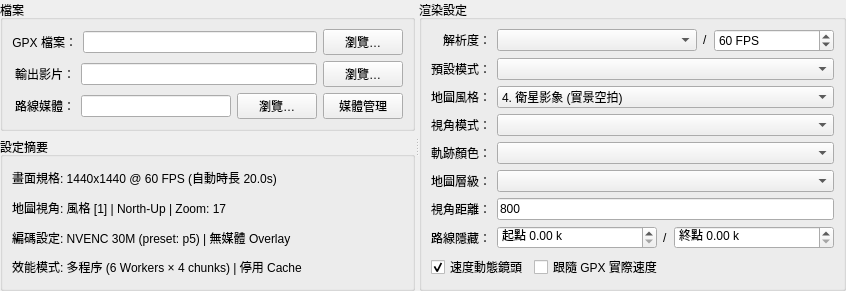
         <widget class="QSplitter" name="splitter_2">
          <property name="orientation">
           <enum>Qt::Orientation::Horizontal</enum>
          </property>
          <widget class="QWidget" name="layoutWidget">
           <layout class="QVBoxLayout" name="verticalLayout_27">
            <item>
             <widget class="QGroupBox" name="groupBox_files">
              <property name="sizePolicy">
               <sizepolicy hsizetype="Preferred" vsizetype="Preferred">
                <horstretch>0</horstretch>
                <verstretch>0</verstretch>
               </sizepolicy>
              </property>
              <property name="minimumSize">
               <size>
                <width>0</width>
                <height>0</height>
               </size>
              </property>
              <property name="title">
               <string>檔案</string>
              </property>
              <layout class="QVBoxLayout" name="verticalLayout_22">
               <item>
                <layout class="QHBoxLayout" name="horizontalLayout_17">
                 <item>
                  <widget class="QLabel" name="lbl_gpx">
                   <property name="sizePolicy">
                    <sizepolicy hsizetype="Preferred" vsizetype="Preferred">
                     <horstretch>0</horstretch>
                     <verstretch>0</verstretch>
                    </sizepolicy>
                   </property>
                   <property name="minimumSize">
                    <size>
                     <width>63</width>
                     <height>0</height>
                    </size>
                   </property>
                   <property name="text">
                    <string>GPX 檔案：</string>
                   </property>
                   <property name="alignment">
                    <set>Qt::AlignmentFlag::AlignRight|Qt::AlignmentFlag::AlignTrailing|Qt::AlignmentFlag::AlignVCenter</set>
                   </property>
                  </widget>
                 </item>
                 <item>
                  <widget class="QLineEdit" name="lineEdit_gpx">
                   <property name="sizePolicy">
                    <sizepolicy hsizetype="Expanding" vsizetype="Fixed">
                     <horstretch>0</horstretch>
                     <verstretch>0</verstretch>
                    </sizepolicy>
                   </property>
                   <property name="minimumSize">
                    <size>
                     <width>150</width>
                     <height>0</height>
                    </size>
                   </property>
                   <property name="toolTip">
                    <string>選擇欲渲染的 GPX 軌跡路徑檔案 (.gpx)</string>
                   </property>
                  </widget>
                 </item>
                 <item>
                  <widget class="QPushButton" name="btn_browse_gpx">
                   <property name="sizePolicy">
                    <sizepolicy hsizetype="Preferred" vsizetype="Fixed">
                     <horstretch>0</horstretch>
                     <verstretch>0</verstretch>
                    </sizepolicy>
                   </property>
                   <property name="text">
                    <string>瀏覽…</string>
                   </property>
                  </widget>
                 </item>
                </layout>
               </item>
               <item>
                <layout class="QHBoxLayout" name="horizontalLayout_18">
                 <item>
                  <widget class="QLabel" name="lbl_output">
                   <property name="sizePolicy">
                    <sizepolicy hsizetype="Preferred" vsizetype="Preferred">
                     <horstretch>0</horstretch>
                     <verstretch>0</verstretch>
                    </sizepolicy>
                   </property>
                   <property name="minimumSize">
                    <size>
                     <width>63</width>
                     <height>0</height>
                    </size>
                   </property>
                   <property name="text">
                    <string>輸出影片：</string>
                   </property>
                   <property name="alignment">
                    <set>Qt::AlignmentFlag::AlignRight|Qt::AlignmentFlag::AlignTrailing|Qt::AlignmentFlag::AlignVCenter</set>
                   </property>
                  </widget>
                 </item>
                 <item>
                  <widget class="QLineEdit" name="lineEdit_output">
                   <property name="sizePolicy">
                    <sizepolicy hsizetype="Expanding" vsizetype="Fixed">
                     <horstretch>0</horstretch>
                     <verstretch>0</verstretch>
                    </sizepolicy>
                   </property>
                   <property name="minimumSize">
                    <size>
                     <width>150</width>
                     <height>0</height>
                    </size>
                   </property>
                   <property name="toolTip">
                    <string>指定輸出的 MP4 影片檔名與資料夾路徑</string>
                   </property>
                  </widget>
                 </item>
                 <item>
                  <widget class="QPushButton" name="btn_browse_output">
                   <property name="sizePolicy">
                    <sizepolicy hsizetype="Preferred" vsizetype="Fixed">
                     <horstretch>0</horstretch>
                     <verstretch>0</verstretch>
                    </sizepolicy>
                   </property>
                   <property name="text">
                    <string>瀏覽…</string>
                   </property>
                  </widget>
                 </item>
                </layout>
               </item>
               <item>
                <layout class="QHBoxLayout" name="horizontalLayout_21">
                 <item>
                  <widget class="QLabel" name="lbl_media">
                   <property name="sizePolicy">
                    <sizepolicy hsizetype="Preferred" vsizetype="Preferred">
                     <horstretch>0</horstretch>
                     <verstretch>0</verstretch>
                    </sizepolicy>
                   </property>
                   <property name="minimumSize">
                    <size>
                     <width>63</width>
                     <height>0</height>
                    </size>
                   </property>
                   <property name="toolTip">
                    <string>用途：選擇包含照片或影片的資料夾或檔案。程式會自動讀取 EXIF 時間與 GPS 座標點插入時間軸。</string>
                   </property>
                   <property name="text">
                    <string>路線媒體：</string>
                   </property>
                   <property name="alignment">
                    <set>Qt::AlignmentFlag::AlignRight|Qt::AlignmentFlag::AlignTrailing|Qt::AlignmentFlag::AlignVCenter</set>
                   </property>
                  </widget>
                 </item>
                 <item>
                  <widget class="QLineEdit" name="lineEdit_media">
                   <property name="sizePolicy">
                    <sizepolicy hsizetype="Expanding" vsizetype="Fixed">
                     <horstretch>0</horstretch>
                     <verstretch>0</verstretch>
                    </sizepolicy>
                   </property>
                   <property name="minimumSize">
                    <size>
                     <width>150</width>
                     <height>0</height>
                    </size>
                   </property>
                   <property name="toolTip">
                    <string>用途：選擇包含照片或影片的資料夾或檔案。程式會自動讀取 EXIF 時間與 GPS 座標點插入時間軸。</string>
                   </property>
                  </widget>
                 </item>
                 <item>
                  <layout class="QHBoxLayout" name="horizontalLayout_media">
                   <item>
                    <widget class="QPushButton" name="btn_browse_media">
                     <property name="sizePolicy">
                      <sizepolicy hsizetype="Preferred" vsizetype="Fixed">
                       <horstretch>0</horstretch>
                       <verstretch>0</verstretch>
                      </sizepolicy>
                     </property>
                     <property name="text">
                      <string>瀏覽…</string>
                     </property>
                    </widget>
                   </item>
                   <item>
                    <widget class="QPushButton" name="btn_media_dialog">
                     <property name="sizePolicy">
                      <sizepolicy hsizetype="Preferred" vsizetype="Fixed">
                       <horstretch>0</horstretch>
                       <verstretch>0</verstretch>
                      </sizepolicy>
                     </property>
                     <property name="text">
                      <string>媒體管理</string>
                     </property>
                    </widget>
                   </item>
                  </layout>
                 </item>
                </layout>
               </item>
              </layout>
             </widget>
            </item>
            <item>
             <widget class="QGroupBox" name="groupBox_summary">
              <property name="sizePolicy">
               <sizepolicy hsizetype="Preferred" vsizetype="Expanding">
                <horstretch>0</horstretch>
                <verstretch>0</verstretch>
               </sizepolicy>
              </property>
              <property name="title">
               <string>設定摘要</string>
              </property>
              <layout class="QVBoxLayout" name="verticalLayout_18">
               <item>
                <layout class="QVBoxLayout" name="verticalLayout_17">
                 <item>
                  <widget class="QLabel" name="label_cfg_res">
                   <property name="text">
                    <string>畫面規格: 1440x1440 @ 60 FPS (自動時長 20.0s)</string>
                   </property>
                  </widget>
                 </item>
                 <item>
                  <widget class="QLabel" name="label_cfg_map">
                   <property name="text">
                    <string>地圖視角: 風格 [1] | North-Up | Zoom: 17</string>
                   </property>
                  </widget>
                 </item>
                 <item>
                  <widget class="QLabel" name="label_cfg_enc">
                   <property name="text">
                    <string>編碼設定: NVENC 30M (preset: p5) | 無媒體 Overlay</string>
                   </property>
                  </widget>
                 </item>
                 <item>
                  <widget class="QLabel" name="label_cfg_perf">
                   <property name="text">
                    <string>效能模式: 多程序 (6 Workers × 4 chunks) | 停用 Cache</string>
                   </property>
                  </widget>
                 </item>
                </layout>
               </item>
              </layout>
             </widget>
            </item>
           </layout>
          </widget>
          <widget class="QGroupBox" name="groupBox_settings_2">
           <property name="sizePolicy">
            <sizepolicy hsizetype="Preferred" vsizetype="Preferred">
             <horstretch>0</horstretch>
             <verstretch>0</verstretch>
            </sizepolicy>
           </property>
           <property name="minimumSize">
            <size>
             <width>0</width>
             <height>0</height>
            </size>
           </property>
           <property name="maximumSize">
            <size>
             <width>16777215</width>
             <height>16777215</height>
            </size>
           </property>
           <property name="title">
            <string>渲染設定</string>
           </property>
           <layout class="QVBoxLayout" name="verticalLayout_4">
            <item>
             <layout class="QHBoxLayout" name="horizontalLayout_2">
              <item>
               <widget class="QLabel" name="lbl_resolution_2">
                <property name="sizePolicy">
                 <sizepolicy hsizetype="Preferred" vsizetype="Fixed">
                  <horstretch>0</horstretch>
                  <verstretch>0</verstretch>
                 </sizepolicy>
                </property>
                <property name="minimumSize">
                 <size>
                  <width>60</width>
                  <height>0</height>
                 </size>
                </property>
                <property name="toolTip">
                 <string>用途：選擇輸出影片的解析度尺寸與畫面比例（9:16, 16:9, 1:1 等）。</string>
                </property>
                <property name="text">
                 <string>解析度：</string>
                </property>
                <property name="alignment">
                 <set>Qt::AlignmentFlag::AlignRight|Qt::AlignmentFlag::AlignTrailing|Qt::AlignmentFlag::AlignVCenter</set>
                </property>
               </widget>
              </item>
              <item>
               <widget class="QComboBox" name="combo_resolution_2">
                <property name="sizePolicy">
                 <sizepolicy hsizetype="Expanding" vsizetype="Fixed">
                  <horstretch>0</horstretch>
                  <verstretch>0</verstretch>
                 </sizepolicy>
                </property>
                <property name="minimumSize">
                 <size>
                  <width>200</width>
                  <height>0</height>
                 </size>
                </property>
                <property name="toolTip">
                 <string>用途：選擇輸出影片的解析度尺寸與畫面比例（9:16, 16:9, 1:1 等）。</string>
                </property>
               </widget>
              </item>
              <item>
               <widget class="QLabel" name="label">
                <property name="sizePolicy">
                 <sizepolicy hsizetype="Fixed" vsizetype="Fixed">
                  <horstretch>0</horstretch>
                  <verstretch>0</verstretch>
                 </sizepolicy>
                </property>
                <property name="text">
                 <string>/</string>
                </property>
               </widget>
              </item>
              <item>
               <widget class="QSpinBox" name="spin_fps">
                <property name="sizePolicy">
                 <sizepolicy hsizetype="Preferred" vsizetype="Fixed">
                  <horstretch>0</horstretch>
                  <verstretch>0</verstretch>
                 </sizepolicy>
                </property>
                <property name="minimumSize">
                 <size>
                  <width>120</width>
                  <height>0</height>
                 </size>
                </property>
                <property name="maximumSize">
                 <size>
                  <width>16777215</width>
                  <height>16777215</height>
                 </size>
                </property>
                <property name="toolTip">
                 <string>用途：設定輸出影片每秒包含多少幀（預設 60 FPS）。</string>
                </property>
                <property name="suffix">
                 <string> FPS</string>
                </property>
                <property name="value">
                 <number>60</number>
                </property>
               </widget>
              </item>
             </layout>
            </item>
            <item>
             <layout class="QHBoxLayout" name="horizontalLayout_9">
              <item>
               <widget class="QLabel" name="lbl_profile_2">
                <property name="minimumSize">
                 <size>
                  <width>60</width>
                  <height>0</height>
                 </size>
                </property>
                <property name="toolTip">
                 <string>用途：一次套用一組解析度、Local Zoom、bitrate、NVENC preset、Workers 與 Chunks/Worker。</string>
                </property>
                <property name="text">
                 <string>預設模式：</string>
                </property>
                <property name="alignment">
                 <set>Qt::AlignmentFlag::AlignRight|Qt::AlignmentFlag::AlignTrailing|Qt::AlignmentFlag::AlignVCenter</set>
                </property>
               </widget>
              </item>
              <item>
               <widget class="QComboBox" name="combo_profile_2">
                <property name="sizePolicy">
                 <sizepolicy hsizetype="Expanding" vsizetype="Fixed">
                  <horstretch>0</horstretch>
                  <verstretch>0</verstretch>
                 </sizepolicy>
                </property>
                <property name="minimumSize">
                 <size>
                  <width>180</width>
                  <height>0</height>
                 </size>
                </property>
                <property name="toolTip">
                 <string>用途：一次套用一組解析度、Local Zoom、bitrate、NVENC preset、Workers 與 Chunks/Worker。</string>
                </property>
               </widget>
              </item>
             </layout>
            </item>
            <item>
             <layout class="QHBoxLayout" name="horizontalLayout_11">
              <item>
               <widget class="QLabel" name="lbl_map_style_2">
                <property name="minimumSize">
                 <size>
                  <width>60</width>
                  <height>0</height>
                 </size>
                </property>
                <property name="toolTip">
                 <string>用途：決定影片主畫面與結尾 overview 使用的底圖樣式。
建議：深色路線可用 DarkMatter，道路細節可用 Voyager，衛星圖資訊量最高。</string>
                </property>
                <property name="text">
                 <string>地圖風格：</string>
                </property>
                <property name="alignment">
                 <set>Qt::AlignmentFlag::AlignRight|Qt::AlignmentFlag::AlignTrailing|Qt::AlignmentFlag::AlignVCenter</set>
                </property>
               </widget>
              </item>
              <item>
               <widget class="QComboBox" name="combo_map_style_2">
                <property name="sizePolicy">
                 <sizepolicy hsizetype="Expanding" vsizetype="Fixed">
                  <horstretch>0</horstretch>
                  <verstretch>0</verstretch>
                 </sizepolicy>
                </property>
                <property name="minimumSize">
                 <size>
                  <width>180</width>
                  <height>0</height>
                 </size>
                </property>
                <property name="toolTip">
                 <string>用途：決定影片主畫面與結尾 overview 使用的底圖樣式。
建議：深色路線可用 DarkMatter，道路細節可用 Voyager，衛星圖資訊量最高。</string>
                </property>
                <item>
                 <property name="text">
                  <string>4. 衛星影象 (實景空拍)</string>
                 </property>
                </item>
               </widget>
              </item>
             </layout>
            </item>
            <item>
             <layout class="QHBoxLayout" name="horizontalLayout_10">
              <item>
               <widget class="QLabel" name="lbl_camera_mode_2">
                <property name="minimumSize">
                 <size>
                  <width>60</width>
                  <height>0</height>
                 </size>
                </property>
                <property name="toolTip">
                 <string>用途：決定路線動畫的鏡頭視角朝向與 3D 地形透視。
• 正北朝上 (North-Up)
• 跟隨行進方向 (Heading-Up)
• 3D 真地形 (3D-Terrain)</string>
                </property>
                <property name="text">
                 <string>視角模式：</string>
                </property>
                <property name="alignment">
                 <set>Qt::AlignmentFlag::AlignRight|Qt::AlignmentFlag::AlignTrailing|Qt::AlignmentFlag::AlignVCenter</set>
                </property>
               </widget>
              </item>
              <item>
               <widget class="QComboBox" name="combo_camera_mode_2">
                <property name="sizePolicy">
                 <sizepolicy hsizetype="Expanding" vsizetype="Fixed">
                  <horstretch>0</horstretch>
                  <verstretch>0</verstretch>
                 </sizepolicy>
                </property>
                <property name="minimumSize">
                 <size>
                  <width>180</width>
                  <height>0</height>
                 </size>
                </property>
                <property name="toolTip">
                 <string>用途：決定路線動畫的鏡頭視角朝向與 3D 地形透視。
• 正北朝上 (North-Up)
• 跟隨行進方向 (Heading-Up)
• 3D 真地形 (3D-Terrain)</string>
                </property>
               </widget>
              </item>
             </layout>
            </item>
            <item>
             <layout class="QVBoxLayout" name="verticalLayout_23">
              <item>
               <layout class="QHBoxLayout" name="horizontalLayout_8">
                <item>
                 <widget class="QLabel" name="lbl_track_color_2">
                  <property name="minimumSize">
                   <size>
                    <width>60</width>
                    <height>0</height>
                   </size>
                  </property>
                  <property name="toolTip">
                   <string>用途：控制主畫面軌跡線條與升降彩帶的配色風格。
• 海拔動態漸層
• 亮綠、黃、紅單色
• 騎乘速度漸層</string>
                  </property>
                  <property name="text">
                   <string>軌跡顏色：</string>
                  </property>
                  <property name="alignment">
                   <set>Qt::AlignmentFlag::AlignRight|Qt::AlignmentFlag::AlignTrailing|Qt::AlignmentFlag::AlignVCenter</set>
                  </property>
                 </widget>
                </item>
                <item>
                 <widget class="QComboBox" name="combo_track_color_2">
                  <property name="sizePolicy">
                   <sizepolicy hsizetype="Expanding" vsizetype="Fixed">
                    <horstretch>0</horstretch>
                    <verstretch>0</verstretch>
                   </sizepolicy>
                  </property>
                  <property name="minimumSize">
                   <size>
                    <width>110</width>
                    <height>0</height>
                   </size>
                  </property>
                  <property name="toolTip">
                   <string>用途：控制主畫面軌跡線條與升降彩帶的配色風格。
• 海拔動態漸層
• 亮綠、黃、紅單色
• 騎乘速度漸層</string>
                  </property>
                 </widget>
                </item>
               </layout>
              </item>
              <item>
               <layout class="QHBoxLayout" name="horizontalLayout_14">
                <item>
                 <widget class="QLabel" name="lbl_local_zoom">
                  <property name="minimumSize">
                   <size>
                    <width>60</width>
                    <height>0</height>
                   </size>
                  </property>
                  <property name="toolTip">
                   <string>用途：決定主動畫局部底圖下載的地圖縮放層級（預設 17 或 auto）。</string>
                  </property>
                  <property name="text">
                   <string>地圖層級：</string>
                  </property>
                  <property name="alignment">
                   <set>Qt::AlignmentFlag::AlignRight|Qt::AlignmentFlag::AlignTrailing|Qt::AlignmentFlag::AlignVCenter</set>
                  </property>
                 </widget>
                </item>
                <item>
                 <widget class="QComboBox" name="combo_local_zoom">
                  <property name="sizePolicy">
                   <sizepolicy hsizetype="Expanding" vsizetype="Fixed">
                    <horstretch>0</horstretch>
                    <verstretch>0</verstretch>
                   </sizepolicy>
                  </property>
                  <property name="minimumSize">
                   <size>
                    <width>110</width>
                    <height>0</height>
                   </size>
                  </property>
                  <property name="maximumSize">
                   <size>
                    <width>16777215</width>
                    <height>16777215</height>
                   </size>
                  </property>
                  <property name="toolTip">
                   <string>用途：決定主動畫局部底圖下載的地圖縮放層級（預設 17 或 auto）。</string>
                  </property>
                 </widget>
                </item>
               </layout>
              </item>
              <item>
               <layout class="QHBoxLayout" name="horizontalLayout_13">
                <item>
                 <widget class="QLabel" name="lbl_view_margin">
                  <property name="minimumSize">
                   <size>
                    <width>60</width>
                    <height>0</height>
                   </size>
                  </property>
                  <property name="toolTip">
                   <string>用途：控制主動畫鏡頭在摩托車位置周圍一次看多大的實際地理範圍（公尺，預設800）。</string>
                  </property>
                  <property name="text">
                   <string>視角距離：</string>
                  </property>
                  <property name="alignment">
                   <set>Qt::AlignmentFlag::AlignRight|Qt::AlignmentFlag::AlignTrailing|Qt::AlignmentFlag::AlignVCenter</set>
                  </property>
                 </widget>
                </item>
                <item>
                 <widget class="QLineEdit" name="lineEdit_view_margin">
                  <property name="sizePolicy">
                   <sizepolicy hsizetype="Expanding" vsizetype="Fixed">
                    <horstretch>0</horstretch>
                    <verstretch>0</verstretch>
                   </sizepolicy>
                  </property>
                  <property name="minimumSize">
                   <size>
                    <width>0</width>
                    <height>0</height>
                   </size>
                  </property>
                  <property name="maximumSize">
                   <size>
                    <width>16777215</width>
                    <height>16777215</height>
                   </size>
                  </property>
                  <property name="toolTip">
                   <string>用途：控制主動畫鏡頭在摩托車位置周圍一次看多大的實際地理範圍（公尺，預設 800）。</string>
                  </property>
                  <property name="text">
                   <string>800</string>
                  </property>
                 </widget>
                </item>
               </layout>
              </item>
             </layout>
            </item>
            <item>
             <layout class="QHBoxLayout" name="horizontalLayout_5">
              <item>
               <widget class="QLabel" name="lbl_hide_privacy">
                <property name="minimumSize">
                 <size>
                  <width>60</width>
                  <height>0</height>
                 </size>
                </property>
                <property name="toolTip">
                 <string>用途：控制主動畫前段隱藏的 GPX 軌跡距離 (0~50 km)，保護起點隱私。</string>
                </property>
                <property name="text">
                 <string>路線隱藏：</string>
                </property>
                <property name="alignment">
                 <set>Qt::AlignmentFlag::AlignRight|Qt::AlignmentFlag::AlignTrailing|Qt::AlignmentFlag::AlignVCenter</set>
                </property>
               </widget>
              </item>
              <item>
               <layout class="QHBoxLayout" name="horizontalLayout_3">
                <item>
                 <widget class="QDoubleSpinBox" name="spin_hide_start">
                  <property name="sizePolicy">
                   <sizepolicy hsizetype="Expanding" vsizetype="Fixed">
                    <horstretch>0</horstretch>
                    <verstretch>0</verstretch>
                   </sizepolicy>
                  </property>
                  <property name="minimumSize">
                   <size>
                    <width>0</width>
                    <height>0</height>
                   </size>
                  </property>
                  <property name="prefix">
                   <string>起點 </string>
                  </property>
                  <property name="suffix">
                   <string> k</string>
                  </property>
                  <property name="decimals">
                   <number>2</number>
                  </property>
                  <property name="singleStep">
                   <double>0.000000000000000</double>
                  </property>
                 </widget>
                </item>
               </layout>
              </item>
              <item>
               <widget class="QLabel" name="lbl_hide_end_3">
                <property name="sizePolicy">
                 <sizepolicy hsizetype="Fixed" vsizetype="Preferred">
                  <horstretch>0</horstretch>
                  <verstretch>0</verstretch>
                 </sizepolicy>
                </property>
                <property name="text">
                 <string>/</string>
                </property>
                <property name="alignment">
                 <set>Qt::AlignmentFlag::AlignLeading|Qt::AlignmentFlag::AlignLeft|Qt::AlignmentFlag::AlignVCenter</set>
                </property>
               </widget>
              </item>
              <item>
               <layout class="QHBoxLayout" name="horizontalLayout_4">
                <item>
                 <widget class="QDoubleSpinBox" name="spin_hide_end">
                  <property name="sizePolicy">
                   <sizepolicy hsizetype="Expanding" vsizetype="Fixed">
                    <horstretch>0</horstretch>
                    <verstretch>0</verstretch>
                   </sizepolicy>
                  </property>
                  <property name="minimumSize">
                   <size>
                    <width>0</width>
                    <height>0</height>
                   </size>
                  </property>
                  <property name="prefix">
                   <string>終點 </string>
                  </property>
                  <property name="suffix">
                   <string> k</string>
                  </property>
                 </widget>
                </item>
               </layout>
              </item>
             </layout>
            </item>
            <item>
             <layout class="QHBoxLayout" name="horizontalLayout_6">
              <item>
               <widget class="QCheckBox" name="chk_dynamic_speed_zoom">
                <property name="toolTip">
                 <string>用途：根據當前 GPX 騎乘速度動態縮放鏡頭（高速拉遠、低速拉近），如同車用導航視覺效果。</string>
                </property>
                <property name="text">
                 <string>速度動態鏡頭</string>
                </property>
                <property name="checked">
                 <bool>true</bool>
                </property>
               </widget>
              </item>
              <item>
               <widget class="QCheckBox" name="chk_real_speed_2">
                <property name="toolTip">
                 <string>用途：控制騎乘動畫在路線上的移動速度模式（等速 vs 實際 GPS 速度）。</string>
                </property>
                <property name="text">
                 <string>跟隨 GPX 實際速度</string>
                </property>
               </widget>
              </item>
              <item>
               <spacer name="horizontalSpacer_2">
                <property name="orientation">
                 <enum>Qt::Orientation::Horizontal</enum>
                </property>
                <property name="sizeHint" stdset="0">
                 <size>
                  <width>40</width>
                  <height>20</height>
                 </size>
                </property>
               </spacer>
              </item>
             </layout>
            </item>
           </layout>
          </widget>
         </widget>
